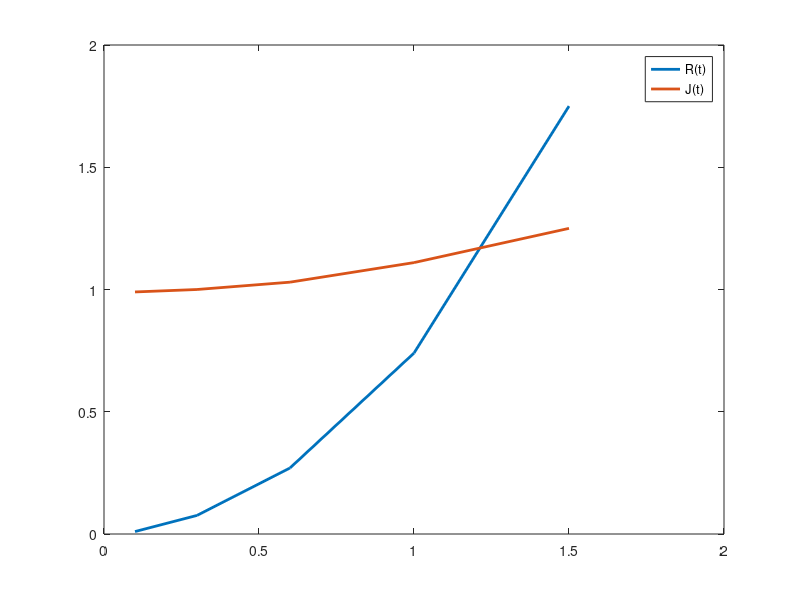

Write the MATLAB code that produced this figure.

R = [0.01 0.076 0.27 0.74 1.75]
J = [0.99 1 1.03 1.11 1.25]
figure
plot([0.1 0.3 0.6 1 1.5], R, 'LineWidth', 2)
hold on
plot([0.1 0.3 0.6 1 1.5], J, 'LineWidth', 2)
hold off
legend({'R(t)','J(t)'},'Location','northeast')
